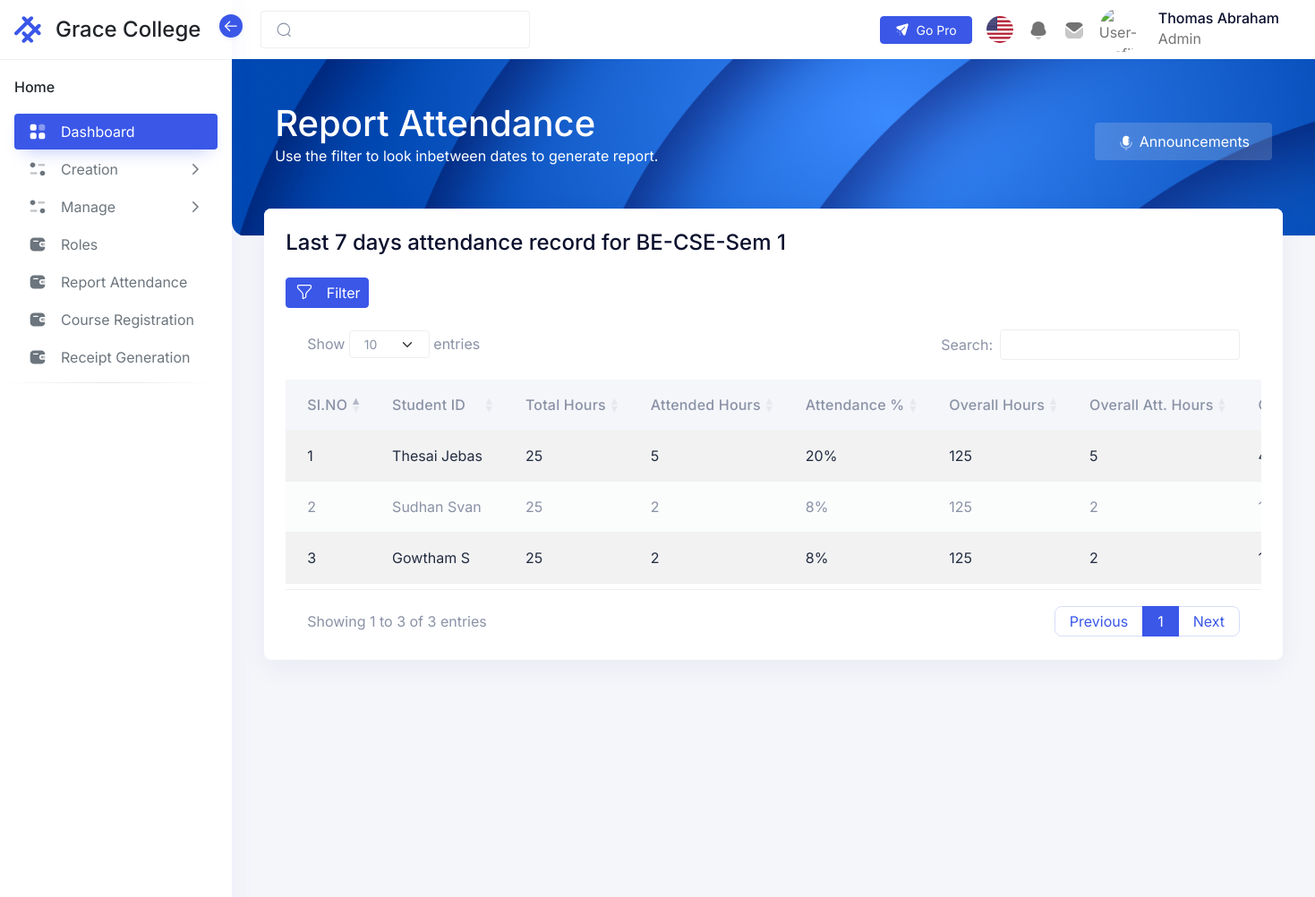
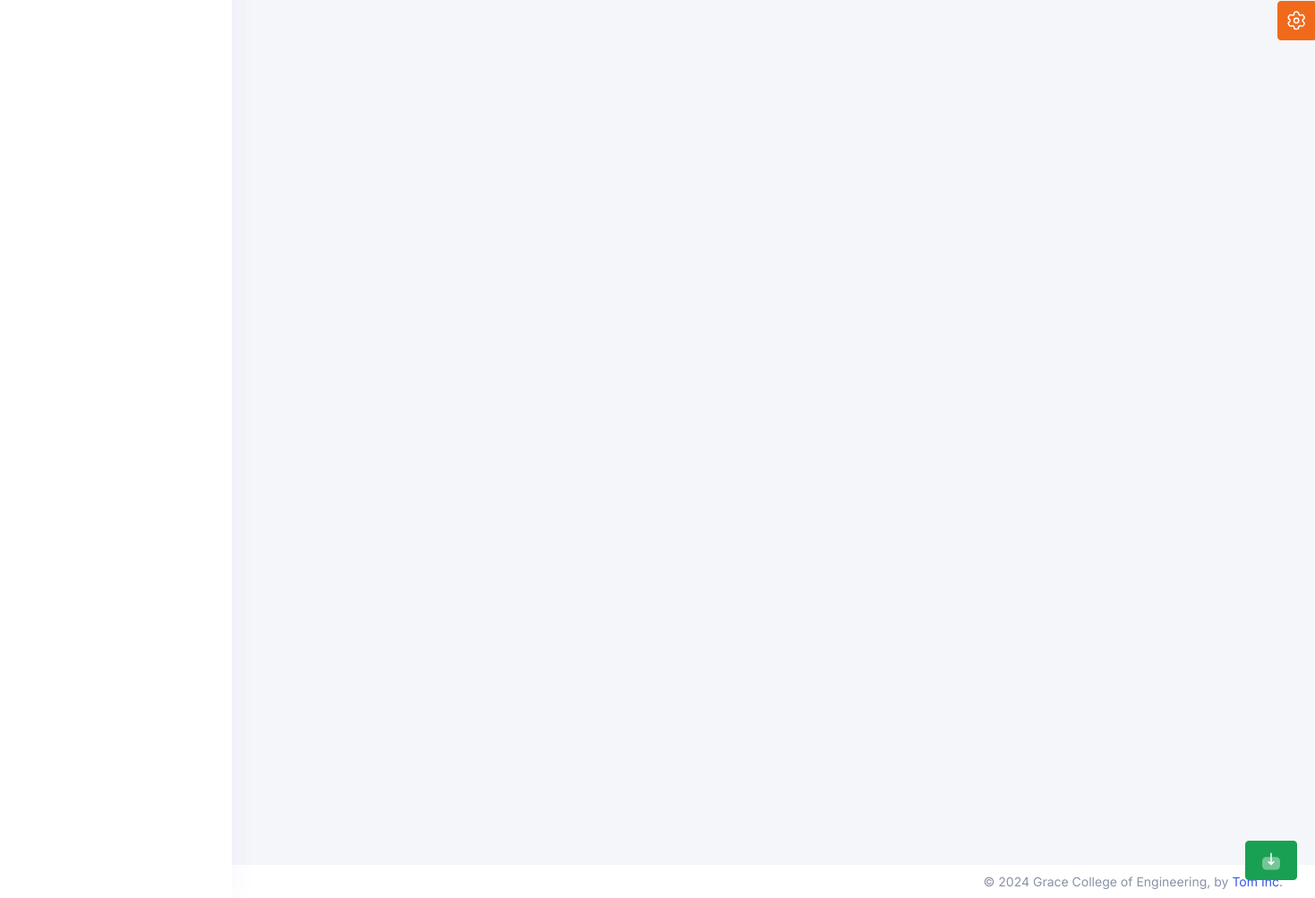
Page /admin/pages/reportAttendance.php (signed in) on the committed database (2 pictures, top to bottom).
### tables this page shows
CREATE TABLE `erp_login` (
  `user_id` int(20) NOT NULL,
  `userName` varchar(50) NOT NULL,
  `log_pwd` varchar(100) NOT NULL COMMENT 'login password',
  `phone` varchar(50) NOT NULL,
  `role` varchar(50) NOT NULL,
  `course` varchar(200) NOT NULL,
  `department` varchar(200) NOT NULL,
  `classId` int(11) NOT NULL,
  `l_name` varchar(200) NOT NULL,
  `f_name` varchar(200) NOT NULL,
  `yearOfAdmission` varchar(100) NOT NULL,
  `log_session` timestamp NOT NULL DEFAULT current_timestamp() ON UPDATE current_timestamp() COMMENT 'login session(timestamp)',
  `active` int(5) NOT NULL DEFAULT 1 COMMENT 'active status\r\n(active -1,inactive - 0)',
  `paymentStatus` int(11) NOT NULL
);

### admin/pages/reportAttendance.php (the view, shortened to what this page needs)
<?php
include('/xampp/htdocs/Intern1/Includes/Header.php');
include('../includes/Menu.php');
$sql = "SELECT DISTINCT studentId FROM erp_attendance WHERE classId = 13";
$result = mysqli_query($conn, $sql);
if ($result) {
    $studentIds = array();
    $studentsWithAttendance = array();
    while ($row = $result->fetch_assoc()) {
        $studentIds[] = $row;
    }
    foreach ($studentIds as $studentId) {
        $sql = "SELECT * FROM erp_login WHERE user_id = $studentId[studentId]";
        $result = mysqli_query($conn, $sql);
        if ($result) {
            while ($row = $result->fetch_assoc()) {
                $studentsWithAttendance[] = $row;
            }
        }
    }
}
?>
<div class="iq-navbar-header" style="height: 215px;">
    <div class="container-fluid iq-container">
        <div class="row">
            <div class="col-md-12">
                <div class="flex-wrap d-flex justify-content-between align-items-center">
                    <div>
                        <h1>Report Attendance</h1>
                        <p>Use the filter to look inbetween dates to generate report.</p>
                    </div>
                    <div>
                        <a href="" class="btn btn-link btn-soft-light">
                            Announcements
                        </a>
                    </div>
                </div>
            </div>
        </div>
    </div>
    <div class="iq-header-img">
        <img src="../../assets/images/dashboard/top-header.png" alt="header" class="theme-color-default-img img-fluid w-100 h-100 animated-scaleX">
    </div>
</div>
<div class="conatiner-fluid content-inner mt-n5 py-0">
    <div class="row">
        <div class="col-sm-12">
            <div class="card">
                <div class="card-header d-flex justify-content-between">
                    <div class="header-title">
                        <h4 class="card-title" id="heading">Last 7 days attendance record for BE-CSE-Sem 1</h4>
                    </div>
                </div>
                <div class="card-body">
                    <a href="#" class=" text-center btn btn-primary btn-icon mt-lg-0 mt-md-0 mt-3 mb-4" data-bs-toggle="modal" data-bs-target="#filterModal">
                        <i class="btn-inner">
                        </i>
                        <span>Filter</span>
                    </a>
                    <div class="table-responsive">
                        <table id="datatable" class="table table-striped" data-toggle="data-table">
                            <thead>
                                <tr>
                                    <th>SI.NO</th>
                                    <th>Student ID</th>
                                    <th>Total Hours</th>
                                    <th>Attended Hours</th>
                                    <th>Attendance %</th>
                                    <th>Overall Hours</th>
                                    <th>Overall Att. Hours</th>
                                    <th>Overall Att. %</th>
                                </tr>
                            </thead>
                            <tbody>
                                <?php $i = 1;
                                foreach ($studentsWithAttendance as $studentWithAttendance) {
                                    $sql = "SELECT * FROM erp_attendance WHERE studentId = $studentWithAttendance[user_id] AND date > CURDATE() - INTERVAL 7 DAY;";
                                    $result = mysqli_query($conn, $sql);
                                    $attendanceRecords = array();
                                    if (mysqli_num_rows($result) > 0) {
                                        while ($row = $result->fetch_assoc()) {
                                            $attendanceRecords[] = $row['status'];
                                        }
                                        $noOfPresentAndAbsent = array();
                                        $noOfPresentAndAbsent[] = array_count_values($attendanceRecords);
                                        $noOfPresent = $noOfPresentAndAbsent[0][1];
                                        $sql = "SELECT * FROM erp_attendance WHERE studentId = $studentWithAttendance[user_id];";
                                        $result = mysqli_query($conn, $sql);
                                        $overallAttendanceRecords = array();
                                        while ($row = $result->fetch_assoc()) {
                                            $overallAttendanceRecords[] = $row['status'];
                                        }
                                        $overallNoOfPresentAndAbsent = array();
                                        $overallNoOfPresentAndAbsent[] = array_count_values($overallAttendanceRecords);
                                        $overallNoOfPresent = $overallNoOfPresentAndAbsent[0][1];
                                ?>
                                        <tr>
                                            <td><?php echo $i ?></td>
                                            <td><?php echo $studentWithAttendance['f_name'] . ' ' . $studentWithAttendance['l_name'] ?></td>
                                            <td>25</td>
                                            <td><?php echo ($noOfPresent) ?></td>
                                            <td><?php echo ($noOfPresent / 25) * 100 . '%' ?></td>
                                            <td>125</td>
                                            <td><?php echo ($overallNoOfPresent) ?></td>
                                            <td><?php echo ($overallNoOfPresent / 125) * 100 . '%' ?></td>
                                        </tr>
                                <?php $i++;
                                    }
                                } ?>
                        </table>
                    </div>
                </div>
            </div>
        </div>
    </div>
    <div class="btn-download">
        <a id="downloadBtn" class="btn btn-success px-3 py-2">
        </a>
    </div>
    <?php
    include('/xampp/htdocs/Intern1/Includes/Footer.php');
    ?>

### admin/includes/Menu.php (shortened to what this page needs)
<aside class="sidebar sidebar-default sidebar-white sidebar-base navs-rounded-all ">
  <div class="sidebar-header d-flex align-items-center justify-content-start">
    <a href="/intern1/admin/home.php" class="navbar-brand">
      <div class="logo-main">
        <div class="logo-normal">
        </div>
      </div>
      <h4 class="logo-title">Grace College</h4>
    </a>
    <div class="sidebar-toggle" data-toggle="sidebar" data-active="true">
      <i class="icon">
      </i>
    </div>
  </div>
  <div class="sidebar-body pt-0 data-scrollbar">
    <div class="sidebar-list">
      <ul class="navbar-nav iq-main-menu" id="sidebar-menu">
        <li class="nav-item static-item">
          <a class="nav-link static-item disabled" href="../Gallery" tabindex="-1">
            <span class="default-icon">Home</span>
          </a>
        </li>
        <li class="nav-item">
          <a class="nav-link active" aria-current="page" href="../Gallery">
            <i class="icon">
            </i>
            <span class="item-name">Dashboard</span>
          </a>
        </li>
        <li class="nav-item">
          <a class="nav-link" data-bs-toggle="collapse" href="#horizontal-menu1" role="button" aria-expanded="false" aria-controls="horizontal-menu1">
            <i class="icon">
            </i>
            <span class="item-name">Creation</span>
            <i class="right-icon">
              <svg class="icon-18" xmlns="http://www.w3.org/2000/svg" width="18" fill="none" viewBox="0 0 24 24" stroke="currentColor">
                <path stroke-linecap="round" stroke-linejoin="round" stroke-width="2" d="M9 5l7 7-7 7" />
              </svg>
            </i>
          </a>
        </li>
        <li class="nav-item">
          <a class="nav-link" data-bs-toggle="collapse" href="#horizontal-menu" role="button" aria-expanded="false" aria-controls="horizontal-menu">
            <i class="icon">
            </i>
            <span class="item-name">Manage</span>
            <i class="right-icon">
              <svg class="icon-18" xmlns="http://www.w3.org/2000/svg" width="18" fill="none" viewBox="0 0 24 24" stroke="currentColor">
                <path stroke-linecap="round" stroke-linejoin="round" stroke-width="2" d="M9 5l7 7-7 7" />
              </svg>
            </i>
          </a>
        </li>
        <li class="nav-item">
          <a class="nav-link" aria-current="page" href="/Intern1/admin/pages/roles.php">
            <i class="icon">
            </i>
            <span class="item-name">Roles
            </span>
          </a>
        </li>
        <li class="nav-item">
          <a class="nav-link" aria-current="page" href="/Intern1/admin/pages/reportAttendance.php">
            <i class="icon">
            </i>
            <span class="item-name">Report Attendance
            </span>
          </a>
        </li>
        <li class="nav-item">
          <a class="nav-link" aria-current="page" href="/Intern1/admin/pages/register.php">
            <i class="icon">
            </i>
            <span class="item-name">Course Registration
            </span>
          </a>
        </li>
        <li class="nav-item">
          <a class="nav-link" aria-current="page" href="/Intern1/admin/pages/receiptGeneration.php">
            <i class="icon">
            </i>
            <span class="item-name">Receipt Generation
            </span>
          </a>
        </li>
        <li>
          <hr class="hr-horizontal">
        </li>
      </ul>
    </div>
  </div>
</aside>
<main class="main-content">
  <div class="position-relative iq-banner">
    <nav class="nav navbar navbar-expand-lg navbar-light iq-navbar">
      <div class="container-fluid navbar-inner">
        <div class="input-group search-input">
          <span class="input-group-text" id="search-input">
          </span>
          <input type="search" class="form-control" placeholder="">
        </div>
        <div class="collapse navbar-collapse" id="navbarSupportedContent">
          <ul class="mb-2 navbar-nav ms-auto align-items-center navbar-list mb-lg-0">
            <li class="me-0 me-xl-2">
              <a class="btn btn-primary btn-sm d-flex gap-2 align-items-center" aria-current="page" href="http://hopeui.iqonic.design/pro?utm_source=hopeui-free-demo&utm_medium=hopeui-free-demo&utm_campaign=hopeui-pro-launch" target="_blank">
                Go Pro
              </a>
            </li>
            <li class="nav-item dropdown">
              <a href="#" class="search-toggle nav-link" id="dropdownMenuButton2" data-bs-toggle="dropdown" aria-haspopup="true" aria-expanded="false">
                <img src="/intern1/assets/images/Flag/flag001.png" class="img-fluid rounded-circle" alt="user" style="height: 30px; min-width: 30px; width: 30px;">
              </a>
            </li>
            <li class="nav-item dropdown">
              <a href="#" class="nav-link" id="notification-drop" data-bs-toggle="dropdown">
              </a>
            </li>
            <li class="nav-item dropdown">
              <a href="#" class="nav-link" id="mail-drop" data-bs-toggle="dropdown" aria-haspopup="true" aria-expanded="false">
              </a>
            </li>
            <li class="nav-item dropdown">
              <a class="py-0 nav-link d-flex align-items-center" href="#" id="navbarDropdown" role="button" data-bs-toggle="dropdown" aria-expanded="false">
                <img src="/intern1/assets/images/avatars/01.png" alt="User-Profile" class="theme-color-default-img img-fluid avatar avatar-50 avatar-rounded">
                <div class="caption ms-3 d-none d-md-block ">
                  <h6 class="mb-0 caption-title"><?php echo ucfirst($f_fname . " " . $f_lname) ?></h6>
                  <p class="mb-0 caption-sub-title"><?php echo ucfirst($f_role) ?></p>
                </div>
              </a>
            </li>
          </ul>
        </div>
      </div>
    </nav>
  </div>

### rows in the picture
erp_login: f_name+l_name "Thomas Abraham", role "Admin"
erp_login: f_name "Thesai", l_name "Jebas", noOfPresent "5", noOfPresent "20", overallNoOfPresent "5"
erp_login: f_name "Sudhan", l_name "Svan", noOfPresent "2", noOfPresent "8", overallNoOfPresent "2"
erp_login: f_name "Gowtham", l_name "S", noOfPresent "2", noOfPresent "8", overallNoOfPresent "2"
